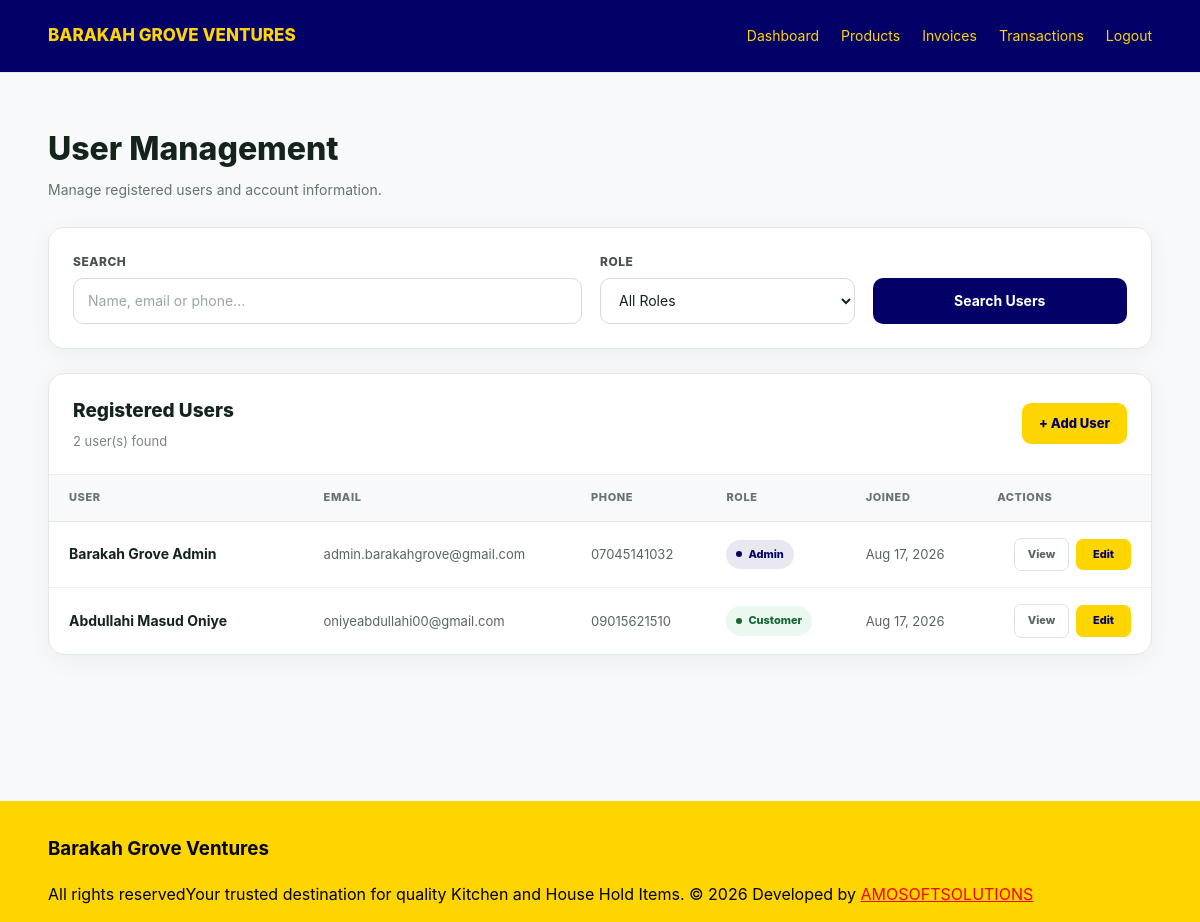
/admin/users.php (signed in), run on the app's committed database.
### tables this page shows
CREATE TABLE IF NOT EXISTS `users` (
  `id` int unsigned NOT NULL AUTO_INCREMENT,
  `full_name` varchar(120) NOT NULL,
  `email` varchar(190) NOT NULL,
  `phone` varchar(30) DEFAULT NULL,
  `password` varchar(255) NOT NULL,
  `role` enum('customer','admin') NOT NULL DEFAULT 'customer',
  `created_at` timestamp NULL DEFAULT CURRENT_TIMESTAMP,
  PRIMARY KEY (`id`),
  UNIQUE KEY `email` (`email`)
);

### admin/users.php (the view, shortened to what this page needs)
<?php
require_once '../config.php';
$search = trim($_GET['search'] ?? '');
$page = max(1, (int)($_GET['page'] ?? 1));
$limit = 10;
$offset = ($page - 1) * $limit;
$where = "WHERE 1=1";
$params = [];
$types = "";
$countSql = "
    SELECT COUNT(*) AS total
    FROM users
    $where
";
$stmt = $db->prepare($countSql);
$stmt->execute();
$countResult = $stmt
    ->get_result()
    ->fetch_assoc();
$total = (int) $countResult['total'];
$sql = "
    SELECT
        id,
        full_name,
        email,
        phone,
        role,
        created_at
    FROM users
    $where
    ORDER BY created_at DESC
    LIMIT ? OFFSET ?
";
$queryParams = $params;
$queryTypes = $types;
$queryParams[] = $limit;
$queryParams[] = $offset;
$queryTypes .= "ii";
$stmt = $db->prepare($sql);
$stmt->bind_param(
    $queryTypes,
    ...$queryParams
);
$stmt->execute();
$users = $stmt
    ->get_result()
    ->fetch_all(MYSQLI_ASSOC);
?>
<!doctype html>
<html lang="en">
<head>
    <link
        rel="stylesheet"
        href="../assets/css/style.css"
    >
</head>
<body>
<?php include '../includes/header.php'; ?>
<section class="users-page">
    <div class="container">
        <div class="users-header">
            <div class="users-header-content">
                <h1>
                    User Management
                </h1>
                <p>
                    Manage registered users and account information.
                </p>
            </div>
        </div>
        <div class="users-filter">
            <form
                method="GET"
                class="users-filter-form"
            >
                <div class="users-field">
                    <label for="user-search">
                        Search
                    </label>
                    <input
                        type="text"
                        id="user-search"
                        name="search"
                        value="<?= htmlspecialchars($search) ?>"
                        placeholder="Name, email or phone..."
                        class="users-input"
                    >
                </div>
                <div class="users-field">
                    <label for="role">
                        Role
                    </label>
                    <select
                        id="role"
                        name="role"
                        class="users-select"
                    >
                        <option value="">
                            All Roles
                        </option>
                    </select>
                </div>
                <div class="users-field">
                    <button
                        type="submit"
                        class="users-filter-btn"
                    >
                        Search Users
                    </button>
                </div>
            </form>
        </div>
        <div class="users-card">
            <div class="users-card-header">
                <div>
                    <h2>
                        Registered Users
                    </h2>
                    <p class="users-count">
                        <?= number_format($total) ?>
                        user(s) found
                    </p>
                </div>
                <a
                    href="user-create.php"
                    class="users-add-btn"
                >
                    + Add User
                </a>
            </div>
            <?php if (empty($users)): ?>
                <div class="users-empty">
                    <div class="users-empty-icon">
                        👤
                    </div>
                    <h3>
                        No users found
                    </h3>
                    <p>
                        No users match your search.
                    </p>
                </div>
            <?php else: ?>
                <div class="users-table-wrap">
                    <table class="users-table">
                        <thead>
                            <tr>
                                <th>
                                    User
                                </th>
                                <th>
                                    Email
                                </th>
                                <th>
                                    Phone
                                </th>
                                <th>
                                    Role
                                </th>
                                <th>
                                    Joined
                                </th>
                                <th>
                                    Actions
                                </th>
                            </tr>
                        </thead>
                        <tbody>
                        <?php foreach ($users as $user): ?>
                            <tr>
                                <td>
                                    <div class="user-profile">
                                        <div>
                                            <div class="user-name">
                                                <?= htmlspecialchars(
                                                    $user['full_name']
                                                ) ?>
                                            </div>
                                        </div>
                                    </div>
                                </td>
                                <td class="user-email">
                                    <?= htmlspecialchars(
                                        $user['email']
                                    ) ?>
                                </td>
                                <td class="user-phone">
                                    <?= htmlspecialchars(
                                        $user['phone'] ?: 'Not provided'
                                    ) ?>
                                </td>
                                <td>
                                    <span
                                        class="user-role user-role-<?= htmlspecialchars(
                                            $user['role']
                                        ) ?>"
                                    >
                                        <?= htmlspecialchars(
                                            ucfirst($user['role'])
                                        ) ?>
                                    </span>
                                </td>
                                <td class="user-date">
                                    <?= date(
                                        'M d, Y',
                                        strtotime(
                                            $user['created_at']
                                        )
                                    ) ?>
                                </td>
                                <td>
                                    <div class="user-actions">
                                        <a
                                            href="user-view.php?id=<?= (int) $user['id'] ?>"
                                            class="user-action-view"
                                        >
                                            View
                                        </a>
                                        <a
                                            href="user-edit.php?id=<?= (int) $user['id'] ?>"
                                            class="user-action-edit"
                                        >
                                            Edit
                                        </a>
                                    </div>
                                </td>
                            </tr>
                        <?php endforeach; ?>
                        </tbody>
                    </table>
                </div>
            <?php endif; ?>
        </div>
    </div>
</section>
<?php include '../includes/footer.php'; ?>
</body>
</html>

### data on the page
users: full_name "Barakah Grove Admin", email "admin.barakahgrove@gmail.com", phone "07045141032", role "Admin", created_at "Aug 17, 2026"
users: full_name "Abdullahi Masud Oniye", email "oniyeabdullahi00@gmail.com", phone "09015621510", role "Customer", created_at "Aug 17, 2026"

### other printed values
$total "2"
